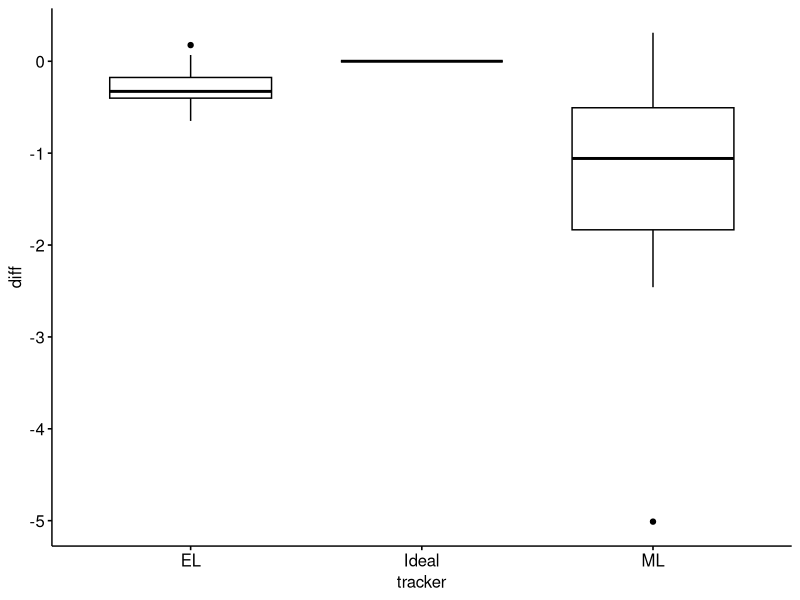

Write the R code that produced this figure.
library(tidyverse)
library(ggpubr)
library(rstatix)

# Read data
tbl_data = read.csv(file = "./saccades/hms/hms_anova_data.csv")
tbl_data$tracker = factor(tbl_data$tracker)

# Summary stats
summary <- tbl_data %>%
  group_by(tracker) %>%
  get_summary_stats(diff, type = "mean_sd")
summary

# Visualize summary
bxp <- ggboxplot(
  tbl_data, x = "tracker", y = "diff",
  palette = "jco"
)
bxp

# simple main effect (task)
# Effect of task at each probe location
one.way <- tbl_data %>%
  anova_test(dv = diff, wid = subject, within = tracker) %>%
  get_anova_table() %>%
  adjust_pvalue(method = "bonferroni")
one.way

# Pairwise comparisons between group levels
pwc <- tbl_data %>%
  pairwise_t_test(diff ~ tracker, p.adjust.method = "bonferroni")
pwc
